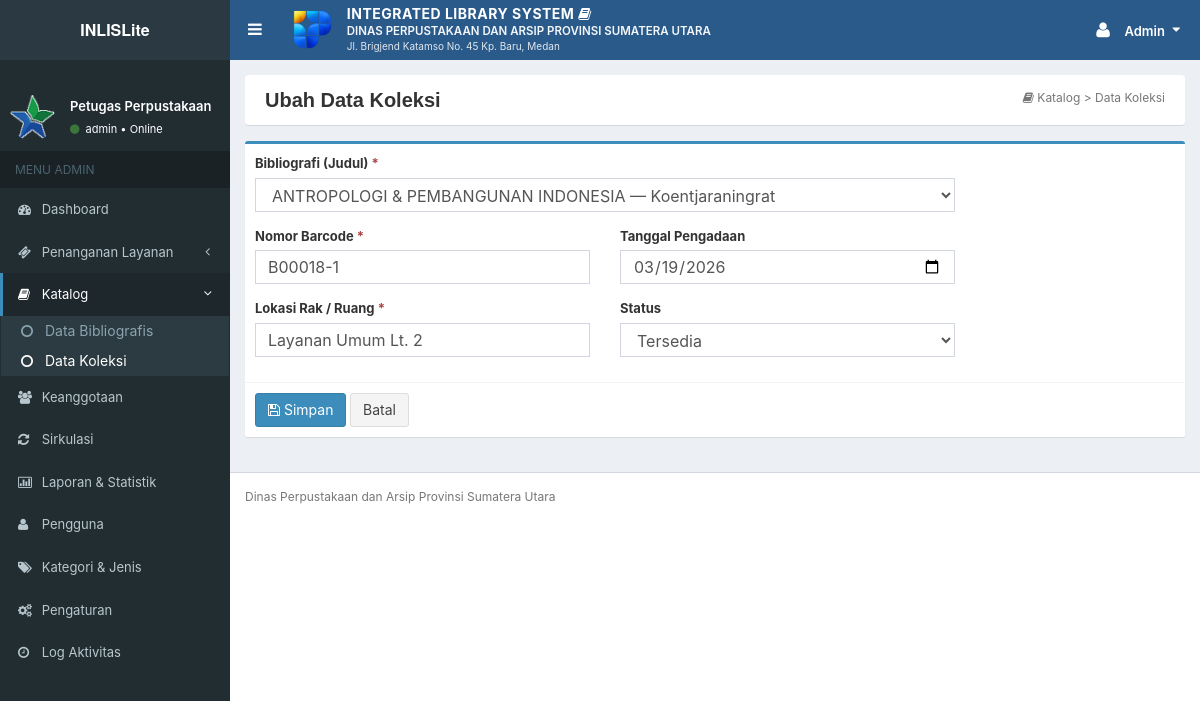
Screenshot of /admin/koleksi.php?aksi=form&id=23 (signed in) with the database file from the repository.
### tables this page shows
CREATE TABLE `users` (
  `id_user` int(10) UNSIGNED NOT NULL,
  `nama` varchar(100) NOT NULL,
  `username` varchar(50) NOT NULL,
  `email` varchar(100) DEFAULT NULL,
  `password` varchar(255) NOT NULL COMMENT 'hash bcrypt (password_hash)',
  `peran` enum('Admin','Pemustaka','Pimpinan') NOT NULL,
  `status` enum('Aktif','Nonaktif') NOT NULL DEFAULT 'Aktif',
  `last_login` datetime DEFAULT NULL,
  `created_at` datetime NOT NULL DEFAULT current_timestamp(),
  `updated_at` datetime NOT NULL DEFAULT current_timestamp() ON UPDATE current_timestamp()
);

CREATE TABLE `koleksi` (
  `id_koleksi` int(10) UNSIGNED NOT NULL,
  `id_bibliografi` int(10) UNSIGNED NOT NULL,
  `barcode` varchar(40) NOT NULL,
  `lokasi` varchar(100) NOT NULL,
  `status` enum('Tersedia','Dipinjam','Rusak','Hilang') NOT NULL DEFAULT 'Tersedia',
  `tanggal_pengadaan` date DEFAULT NULL,
  `created_at` datetime NOT NULL DEFAULT current_timestamp(),
  `updated_at` datetime NOT NULL DEFAULT current_timestamp() ON UPDATE current_timestamp()
);

### app/helpers.php (called while the page is built, shortened)
<?php
function e($v): string
{
    return htmlspecialchars((string)($v ?? ''), ENT_QUOTES | ENT_SUBSTITUTE, 'UTF-8');
}
function url(string $path = ''): string
{
    return BASE_URL . '/' . ltrim($path, '/');
}
function asset(string $path): string
{
    return url('assets/' . ltrim($path, '/'));
}
function get(string $key, string $default = ''): string
{
    $v = $_GET[$key] ?? $default;
    return is_string($v) ? trim($v) : $default;
}
function is_post(): bool
{
    return ($_SERVER['REQUEST_METHOD'] ?? 'GET') === 'POST';
}
function val(string $key, $default = ''): string
{
    return e($default);
}
function selected($current, $option): string
{
    return (string)$current === (string)$option ? ' selected' : '';
}
function kelas_galat(array $err, string $key): string
{
    return isset($err[$key]) ? ' has-error' : '';
}

### app/classes/Auth.php (called while the page is built, shortened)
<?php
final class Auth
{
    private static ?array $user = null;
    private static bool $dimuat = false;
    public static function user(): ?array
    {
        if (self::$dimuat) {
            return self::$user;
        }
        self::$dimuat = true;
        $id = $_SESSION['uid'] ?? null;
        $u = Database::row('SELECT id_user, nama, username, email, peran, status FROM users WHERE id_user = ?', [(int)$id]);
        self::$user = $u;
        return $u;
    }
    public static function peran(): ?string
    {
        $u = self::user();
        return $u ? $u['peran'] : null;
    }
    public static function beranda(?string $peran = null): string
    {
        $peran = $peran ?? self::peran();
        return match ($peran) {
            'Admin'     => 'admin/index.php',
            'Pimpinan'  => 'pimpinan/index.php',
            'Pemustaka' => 'pemustaka/index.php',
            default     => 'login.php',
        };
    }
    public static function wajib(array $peran = []): array
    {
        $u = self::user();
        return $u;
    }
}

### app/classes/Database.php (called while the page is built, shortened)
<?php
final class Database
{
    private static ?PDO $pdo = null;
    public static function pdo(): PDO
    {
        if (self::$pdo === null) {
            $c = $GLOBALS['config']['db'];
            $dsn = sprintf('mysql:host=%s;port=%d;dbname=%s;charset=%s', $c['host'], $c['port'], $c['name'], $c['charset']);
            $pdo = new PDO($dsn, $c['user'], $c['pass'], [
                PDO::ATTR_ERRMODE            => PDO::ERRMODE_EXCEPTION,
                PDO::ATTR_DEFAULT_FETCH_MODE => PDO::FETCH_ASSOC,
                PDO::ATTR_EMULATE_PREPARES   => false,
            ]);
            $offset = (new DateTime('now'))->format('P');
            $pdo->exec("SET time_zone = '" . $offset . "'");
            self::$pdo = $pdo;
        }
        return self::$pdo;
    }
    public static function all(string $sql, array $params = []): array
    {
        $st = self::pdo()->prepare($sql);
        $st->execute($params);
        return $st->fetchAll();
    }
    public static function row(string $sql, array $params = []): ?array
    {
        $st = self::pdo()->prepare($sql);
        $st->execute($params);
        $r = $st->fetch();
        return $r === false ? null : $r;
    }
}

### app/bootstrap.php (called while the page is built, shortened)
<?php
spl_autoload_register(function (string $class): void {
    $file = APP_ROOT . '/app/classes/' . $class . '.php';
});
require APP_ROOT . '/app/helpers.php';

### app/classes/Pengaturan.php (called while the page is built, shortened)
<?php
final class Pengaturan
{
    private static ?array $cache = null;
    public static function semua(): array
    {
        if (self::$cache === null) {
            self::$cache = [];
            foreach (Database::all('SELECT kunci, nilai FROM pengaturan') as $r) {
                self::$cache[$r['kunci']] = $r['nilai'];
            }
        }
        return self::$cache;
    }
    public static function ambil(string $kunci, string $default = ''): string
    {
        $s = self::semua();
        return $s[$kunci] ?? $default;
    }
}

### app/classes/Koleksi.php (called while the page is built, shortened)
<?php
final class Koleksi
{
    public static function cari(int $id): ?array
    {
        return Database::row(
            'SELECT k.*, b.judul, b.pengarang FROM koleksi k JOIN bibliografi b ON b.id_bibliografi = k.id_bibliografi WHERE k.id_koleksi = ?',
            [$id]
        );
    }
}

### admin/koleksi.php (the view, shortened to what this page needs)
<?php
require dirname(__DIR__) . '/app/bootstrap.php';
require APP_ROOT . '/app/views/layout.php';
Auth::wajib(['Admin']);
$aksi = get('aksi');
$id = (int)get('id');
$err = [];
if ($aksi === 'form') {
    $row = $id ? Koleksi::cari($id) : null;
    $bibList = Database::all('SELECT id_bibliografi, judul, pengarang FROM bibliografi ORDER BY judul');
    $idBibPilih = is_post() ? (int)post('id_bibliografi') : (int)($row['id_bibliografi'] ?? get('bib'));
    $barcodeDefault = $row['barcode'] ?? ($idBibPilih ? Koleksi::barcodeBerikut($idBibPilih) : '');
    $dipinjam = $row && $row['status'] === 'Dipinjam';
    tampil_header($row ? 'Ubah Data Koleksi' : 'Tambah Data Koleksi', 'koleksi', ['ikon' => 'book', 'crumb' => 'Katalog > Data Koleksi']);
    ?>
    <div class="box box-primary">
        <form method="post" action="<?= e(url('admin/koleksi.php')) ?>">
            <div class="box-body" style="max-width:720px">
                <div class="form-group<?= kelas_galat($err, 'id_bibliografi') ?>"><label>Bibliografi (Judul) <span class="text-danger">*</span></label>
                    <select class="form-control" name="id_bibliografi" required>
                        <?php foreach ($bibList as $b): ?><option value="<?= (int)$b['id_bibliografi'] ?>"<?= selected($idBibPilih, $b['id_bibliografi']) ?>><?= e($b['judul'] . ' — ' . $b['pengarang']) ?></option><?php endforeach; ?>
                    </select><?= galat($err, 'id_bibliografi') ?></div>
                <div class="row">
                    <div class="col-md-6"><div class="form-group<?= kelas_galat($err, 'barcode') ?>"><label>Nomor Barcode <span class="text-danger">*</span></label>
                        <input class="form-control" name="barcode" maxlength="40" required value="<?= val('barcode', $barcodeDefault) ?>"><?= galat($err, 'barcode') ?></div></div>
                    <div class="col-md-6"><div class="form-group<?= kelas_galat($err, 'tanggal_pengadaan') ?>"><label>Tanggal Pengadaan</label>
                        <input class="form-control" type="date" name="tanggal_pengadaan" value="<?= val('tanggal_pengadaan', $row['tanggal_pengadaan'] ?? date('Y-m-d')) ?>"><?= galat($err, 'tanggal_pengadaan') ?></div></div>
                </div>
                <div class="row">
                    <div class="col-md-6"><div class="form-group<?= kelas_galat($err, 'lokasi') ?>"><label>Lokasi Rak / Ruang <span class="text-danger">*</span></label>
                        <input class="form-control" name="lokasi" maxlength="100" required list="lokasi-list" value="<?= val('lokasi', $row['lokasi'] ?? 'Layanan Umum Lt. 2') ?>">
                        <datalist id="lokasi-list"><option>Layanan Umum Lt. 2</option><option>Layanan Anak</option><option>Layanan Referensi</option><option>Koleksi Deposit Sumut</option></datalist><?= galat($err, 'lokasi') ?></div></div>
                    <div class="col-md-6"><div class="form-group<?= kelas_galat($err, 'status') ?>"><label>Status</label>
                        <?php if ($dipinjam): ?>
                            <input class="form-control" value="Dipinjam (diatur otomatis oleh sirkulasi)" readonly><input type="hidden" name="status" value="Dipinjam">
                        <?php else: ?>
                            <select class="form-control" name="status"><?php $st = is_post() ? post('status') : ($row['status'] ?? 'Tersedia'); foreach (Koleksi::STATUS_MANUAL as $s): ?><option<?= selected($st, $s) ?>><?= e($s) ?></option><?php endforeach; ?></select>
                        <?php endif; ?><?= galat($err, 'status') ?></div></div>
                </div>
            </div>
            <div class="box-footer"><button class="btn btn-primary"><i class="fa fa-save"></i> Simpan</button> <a class="btn btn-default" href="<?= e(url('admin/koleksi.php')) ?>">Batal</a></div>
        </form>
    </div>
    <?php
    tampil_footer();
    exit;
}
?>

### app/views/layout.php (shortened to what this page needs)
<?php
function menu_peran(string $peran): array
{
    switch ($peran) {
        case 'Admin':
            return [
                ['Dashboard', 'dashboard', 'admin/index.php', 'dashboard'],
                ['Penanganan Layanan', 'ticket', null, 'layanan', [
                    ['Tiket Layanan', 'admin/tiket.php', 'tiket'],
                    ['Manajemen Masalah', 'admin/masalah.php', 'masalah'],
                ]],
                ['Katalog', 'book', null, 'katalog', [
                    ['Data Bibliografis', 'admin/bibliografi.php', 'bibliografi'],
                    ['Data Koleksi', 'admin/koleksi.php', 'koleksi'],
                ]],
                ['Keanggotaan', 'users', 'admin/anggota.php', 'anggota'],
                ['Sirkulasi', 'refresh', 'admin/sirkulasi.php', 'sirkulasi'],
                ['Laporan & Statistik', 'bar-chart-o', 'laporan.php', 'laporan'],
                ['Pengguna', 'user', 'admin/pengguna.php', 'pengguna'],
                ['Kategori & Jenis', 'tags', 'admin/kategori.php', 'kategori'],
                ['Pengaturan', 'gears', 'admin/pengaturan.php', 'pengaturan'],
                ['Log Aktivitas', 'clock-o', 'admin/log.php', 'log'],
            ];
    }
}
function tampil_header(string $judul, string $aktif = '', array $opsi = []): void
{
    $u = Auth::user();
    $peran = $u['peran'] ?? 'Pemustaka';
    $nmPerpus = Pengaturan::ambil('nama_perpustakaan', 'Perpustakaan');
    $alamat = Pengaturan::ambil('alamat_perpustakaan', '');
    ?>
<!DOCTYPE html>
<html lang="id">
<head>
    <link href="<?= e(asset('css/bootstrap.css')) ?>" rel="stylesheet">
    <link href="<?= e(asset('css/font-awesome.min.css')) ?>" rel="stylesheet">
    <link href="<?= e(asset('css/AdminLTE.css')) ?>" rel="stylesheet">
    <link href="<?= e(asset('css/_all-skins.css')) ?>" rel="stylesheet">
    <link href="<?= e(asset('css/sweetalert.css')) ?>" rel="stylesheet">
    <link href="<?= e(asset('css/app.css')) ?>" rel="stylesheet">
</head>
<body class="skin-blue sidebar-mini">
<div class="wrapper">
    <header class="main-header no-print">
        <a href="<?= e(url(Auth::beranda())) ?>" class="logo" style="background-color:#2b3a42;border-bottom:none;height:60px;line-height:60px;">
            <span class="logo-lg" style="font-size:16px;"><b>INLISLite</b></span>
        </a>
        <nav class="navbar navbar-static-top" style="background-color:#2a5a8a;min-height:60px;">
            <a href="javascript:void(0)" class="sidebar-toggle" role="button" title="Buka / Tutup Sidebar">
                <i class="fa fa-bars"></i><span class="sr-only">Toggle navigation</span>
            </a>
            <div class="hidden-xs header-brand">
                <img src="<?= e(asset('images/logo_perpusnas_2015.png')) ?>" alt="Logo">
                <div>
                    <div class="b1">INTEGRATED LIBRARY SYSTEM <i class="fa fa-book"></i></div>
                    <div class="b2"><?= e(mb_strtoupper($nmPerpus)) ?></div>
                    <div class="b3"><?= e($alamat) ?></div>
                </div>
            </div>
            <div class="navbar-custom-menu">
                <ul class="nav navbar-nav" style="padding-top:5px;">
                    <li class="dropdown user user-menu">
                        <a href="#" class="dropdown-toggle" data-toggle="dropdown" style="padding-top:15px;padding-bottom:15px;" aria-label="Menu akun">
                            <i class="fa fa-user fa-lg"></i>
                            <span class="hidden-xs nama-user"><?= e($u['nama'] ?? '') ?></span>
                            <i class="fa fa-caret-down" style="margin-left:4px;"></i>
                        </a>
                    </li>
                </ul>
            </div>
        </nav>
    </header>
    <aside class="main-sidebar no-print">
        <section class="sidebar">
            <div class="user-panel">
                <div class="pull-left image"><img src="<?= e(asset('images/logo_perpusnas_kecil.png')) ?>" class="img-circle" alt="Logo"></div>
                <div class="pull-left info">
                    <p><?= e($peran === 'Admin' ? 'Petugas Perpustakaan' : ($peran === 'Pimpinan' ? 'Pimpinan / Kepala Dinas' : 'Pemustaka')) ?></p>
                    <a href="#"><i class="fa fa-circle text-success"></i> <?= e($u['username'] ?? '') ?> &bull; Online</a>
                </div>
            </div>
            <ul class="sidebar-menu">
                <li class="header">MENU <?= e(mb_strtoupper($peran)) ?></li>
                <?php foreach (menu_peran($peran) as $m): ?>
                    <?php if (isset($m[4])): ?>
                        <?php $buka = false; foreach ($m[4] as $a) { if ($a[2] === $aktif) { $buka = true; } } ?>
                        <li class="treeview<?= $buka ? ' active' : '' ?>">
                            <a href="javascript:void(0)"><i class="fa fa-<?= e($m[1]) ?>"></i> <span><?= e($m[0]) ?></span><i class="fa fa-angle-left pull-right"></i></a>
                            <ul class="treeview-menu">
                                <?php foreach ($m[4] as $a): ?>
                                    <li<?= $a[2] === $aktif ? ' class="active"' : '' ?>><a href="<?= e(url($a[1])) ?>"><i class="fa fa-circle-o"></i> <?= e($a[0]) ?></a></li>
                                <?php endforeach; ?>
                            </ul>
                        </li>
                    <?php else: ?>
                        <li<?= $m[3] === $aktif ? ' class="active"' : '' ?>>
                            <a href="<?= e(url($m[2])) ?>"><i class="fa fa-<?= e($m[1]) ?>"></i> <span><?= e($m[0]) ?></span></a>
                        </li>
                    <?php endif; ?>
                <?php endforeach; ?>
            </ul>
        </section>
    </aside>
    <div class="content-wrapper" style="background-color:#ecf0f5;">
        <section class="content" style="padding-top:15px;">
            <div class="page-title-box">
                <?php if (!empty($opsi['crumb'])): ?>
                    <div class="pull-right crumb"><i class="fa fa-<?= e($opsi['ikon'] ?? 'dashboard') ?>"></i> <?= e($opsi['crumb']) ?></div>
                <?php endif; ?>
                <h3><?= e($judul) ?></h3>
            </div>
    <?php
}
function tampil_footer(array $skrip = [], string $inline = ''): void
{
    $nm = Pengaturan::ambil('nama_perpustakaan', '');
    ?>
        </section>
    </div>
    <footer class="main-footer no-print">
        <?= e($nm) ?>
    </footer>
</div>
</body>
</html>
    <?php
}

### rows the page displays
users: nama "Admin", username "admin"
koleksi: barcode "B00018-1", tanggal_pengadaan "03/19/2026", lokasi "Layanan Umum Lt. 2", status "Tersedia"

### other values shown
mb_strtoupper($nmPerpus) "DINAS PERPUSTAKAAN DAN ARSIP PROVINSI SUMATERA UTARA"
$alamat "Jl. Brigjend Katamso No. 45 Kp. Baru, Medan"
mb_strtoupper($peran) "ADMIN"
$m[0] "Dashboard"
$m[0] "Penanganan Layanan"
$m[0] "Katalog"
$a[0] "Data Bibliografis"
$a[0] "Data Koleksi"
$m[0] "Keanggotaan"
$m[0] "Sirkulasi"
$m[0] "Laporan & Statistik"
$m[0] "Pengguna"
$m[0] "Kategori & Jenis"
$m[0] "Pengaturan"
$m[0] "Log Aktivitas"
